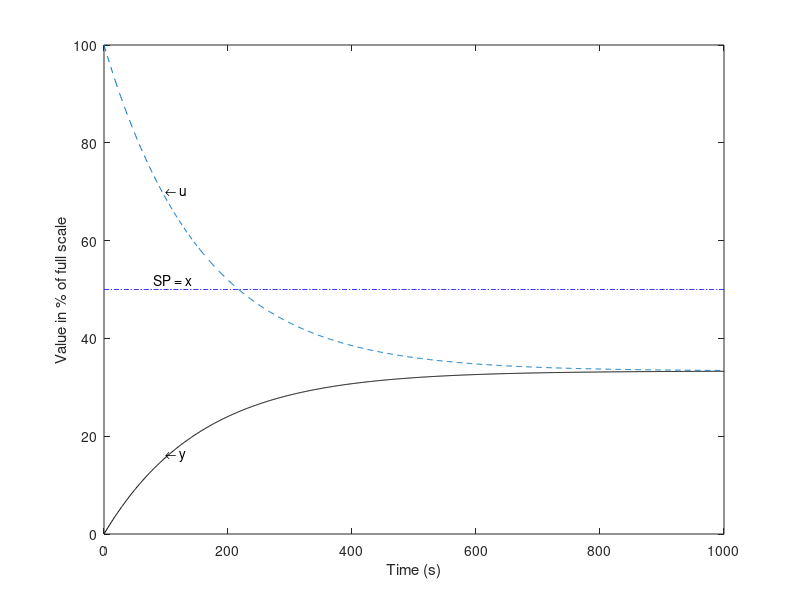

This figure's MATLAB source:
% An oil heating system represented by the transfer function, 1/(470s+1). The set point (SP=x) or the desired output is at 50%.
% Time in this model is measured in seconds.
% A proportional gain (kp = 2) is used to implement this algorithm. 
% Plot the setpoint x, oil temperature y and pwm imput u over time for 1000 seconds


% Below is the Matlab code to generate plant response using P-controller


% Generate a time vector from 0 to 1000 seconds (1-second increments)
t = 0:1000;

% Define the setpoint value (input signal) as 50% of full scale
x = 50;

% Set the proportional gain for the controller
kp = 2;

% Create the transfer function of the plant: G(s) = 1 / (470s + 1)
F = tf(1, [470 1]); 

% Define the closed-loop transfer function: Y(s) = (Kp * G(s)) / (1 + Kp * G(s)), see notes
Y = kp * F / (1 + kp * F);

% Calculate the step response of the closed-loop system, scaled by the setpoint value
y = step(x * Y, t);

% Compute the control signal (u), using the proportional term: u = Kp * (x - y)
u = kp * (x - y);

% Plot the setpoint (SP) as a blue dash-dot line
plot(t, t * 0 + x, 'b-.'); % Constant line at x (setpoint)
hold on; % Hold the current plot to overlay additional plots

% Plot the system response (y) as a solid black line
plot(t, y, 'k');

% Plot the control effort (u) as a dashed line
plot(t, u, '--');

% Annotate the control effort (u) on the plot at a specific point
text(100, 70, '\leftarrow u');

% Annotate the setpoint (SP) on the plot at a specific point
text(80, 52, 'SP = x');

% Annotate the system response (y) on the plot at a specific point
text(100, 16, '\leftarrow y');

% Label the x-axis as "Time (s)"
xlabel('Time (s)');

% Label the y-axis as "Value in % of full scale"
ylabel('Value in % of full scale');

% The resulting plot will show:
% - The setpoint (SP) as a blue dash-dot line indicating the desired target value.
% - The system response (y) as a solid black line showing how the system output evolves over time.
% - The control signal (u) as a dashed line, representing the proportional control effort.
